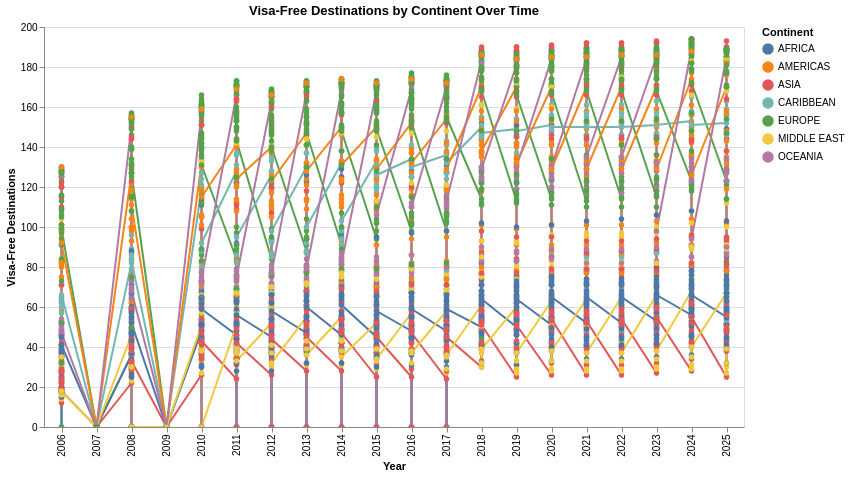

The code cell stored with this chart in its notebook:
### Code cell
# Altair line chart: visa-free count over time by continent
chart = alt.Chart(rank_by_year).mark_line(point=True).encode(
    x=alt.X('year:O', title='Year'),
    y=alt.Y('visa_free_count:Q', title='Visa-Free Destinations'),
    color=alt.Color('region:N', title='Continent'),
    tooltip=['country', 'region', 'year', 'visa_free_count']
).properties(
    title='Visa-Free Destinations by Continent Over Time',
    width=700,
    height=400
).interactive()

chart

### Figure 1 — Vega-Lite specification as saved in the notebook (floating-point values rounded to 4 significant figures; data arrays with more than 128 entries replaced by an {"elided": "..."} marker saying what was removed)
{"config": {"view": {"continuousWidth": 300, "continuousHeight": 300}}, "data": {"name": "data-ed436c3843ccfdb35941cfa9f67df94c"}, "mark": {"type": "line", "point": true}, "encoding": {"color": {"field": "region", "title": "Continent", "type": "nominal"}, "tooltip": [{"field": "country", "type": "nominal"}, {"field": "region", "type": "nominal"}, {"field": "year", "type": "quantitative"}, {"field": "visa_free_count", "type": "quantitative"}], "x": {"field": "year", "title": "Year", "type": "ordinal"}, "y": {"field": "visa_free_count", "title": "Visa-Free Destinations", "type": "quantitative"}}, "height": 400, "params": [{"name": "param_1", "select": {"type": "interval", "encodings": ["x", "y"]}, "bind": "scales"}], "title": "Visa-Free Destinations by Continent Over Time", "width": 700, "$schema": "https://vega.github.io/schema/vega-lite/v5.20.1.json", "datasets": {"data-ed436c3843ccfdb35941cfa9f67df94c": {"elided": "3950 records"}}}
